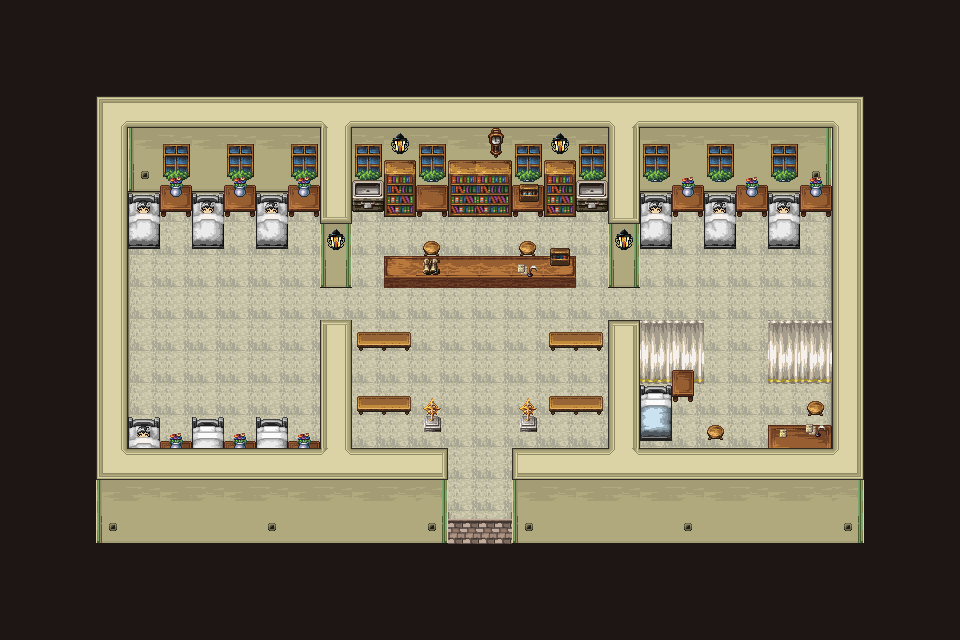

A level layout from a 2D game, rendered from its tile map. Below: a short description, then the map file with tile-grid data replaced by summaries:
An orthogonal 30x20 tile map with 32x32 px tiles, 9 tile layers (black, floor, wall1, furniture1, ...).

<map version="1.9" tiledversion="1.9.1" orientation="orthogonal" renderorder="right-down" width="30" height="20" tilewidth="32" tileheight="32" infinite="0" nextlayerid="10" nextobjectid="1">
  <tileset firstgid="1" source="../31_tsx/31_Desert_towns_3x.tsx" />
  <layer id="1" name="black" width="30" height="20">
    <data>[600 cells, 264 non-empty, 1 distinct tile ids]</data>
  </layer>
  <layer id="4" name="floor" width="30" height="20">
    <data>[600 cells, 218 non-empty, 11 distinct tile ids]</data>
  </layer>
  <layer id="2" name="wall1" width="30" height="20">
    <data>[600 cells, 146 non-empty, 24 distinct tile ids]</data>
  </layer>
  <layer id="5" name="furniture1" width="30" height="20">
    <data>[600 cells, 48 non-empty, 13 distinct tile ids]</data>
  </layer>
  <layer id="6" name="furniture2" width="30" height="20">
    <data>[600 cells, 61 non-empty, 29 distinct tile ids]</data>
  </layer>
  <layer id="7" name="furniture3" width="30" height="20">
    <data>[600 cells, 17 non-empty, 7 distinct tile ids]</data>
  </layer>
  <layer id="9" name="chara" width="30" height="20">
    <data>[600 cells, 0 non-empty, 0 distinct tile ids]</data>
  </layer>
  <layer id="8" name="furniture4" width="30" height="20">
    <data>[600 cells, 17 non-empty, 9 distinct tile ids]</data>
  </layer>
  <layer id="3" name="wall2" width="30" height="20">
    <data>[600 cells, 22 non-empty, 8 distinct tile ids]</data>
  </layer>
</map>
